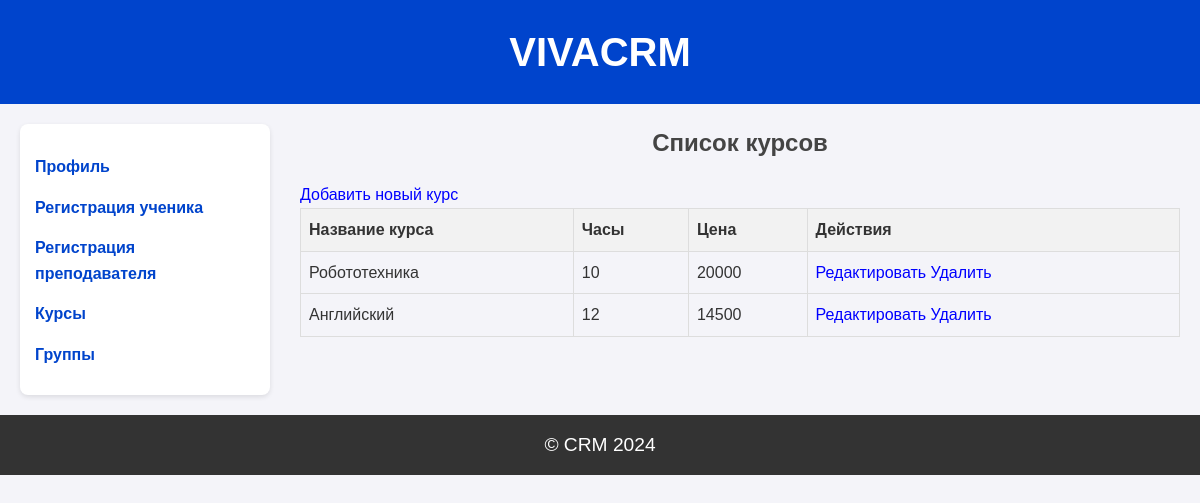
The page /courses (signed in) on the database as committed earlier.
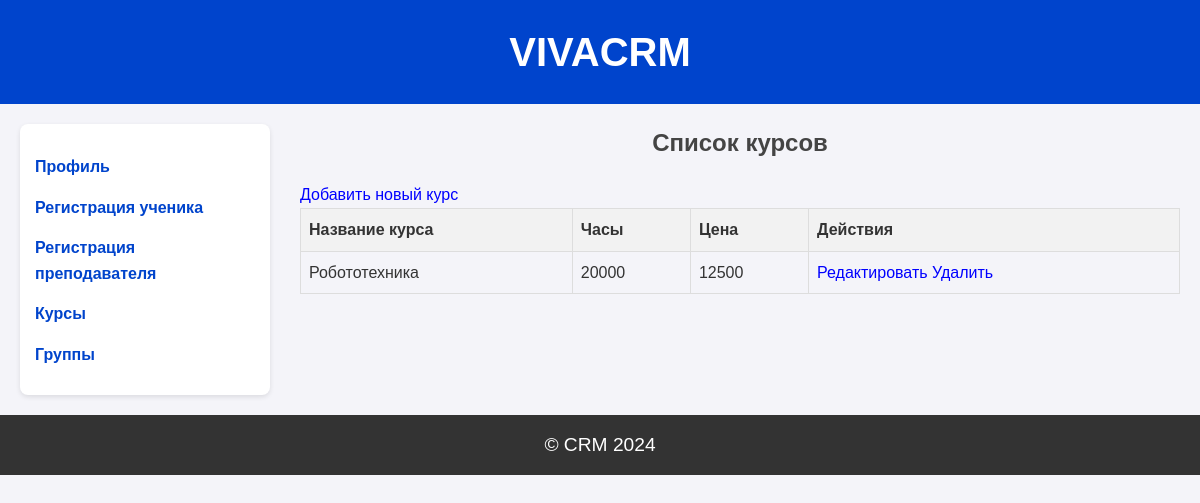
The same page on the database as committed later.
### models.py (models this page shows)
class Course(db.Model):
    id = db.Column(db.Integer, primary_key=True)
    course_name = db.Column(db.String(100), nullable=False)
    academic_hours = db.Column(db.Integer, nullable=False)
    price = db.Column(db.Integer, nullable=False)
    teachers = db.relationship('ManageTeacher', back_populates='course')
    students = db.relationship('ManageStudent', back_populates='course')

### app.py (the view)
@app.route('/courses', methods=['GET'])
@login_required
@role_required('Администратор')
def list_courses():
    administrator = Administrator.query.filter_by(admin_id=current_user.id).first()
    courses = Course.query.all()
    return render_template('courses.html', courses=courses, administrator=administrator)

### app.py (called while the page is built)
@login_manager.user_loader
def load_user(user_id):
    return Users.query.get(int(user_id))

def role_required(role):
    def decorator(f):
        @wraps(f)
        def wrapped(*args, **kwargs):
            if not current_user.is_authenticated or current_user.role != role:
                flash('Недостаточно прав доступа')
                return redirect(url_for('login'))
            return f(*args, **kwargs)
        return wrapped
    return decorator

### templates/courses.html (shortened to what this page needs)
{% extends "base_administrator.html" %}
{% block content %}
<h2>Список курсов</h2>
<a href="{{ url_for('add_course') }}">Добавить новый курс</a>
<table>
    <thead>
        <tr>
            <th>Название курса</th>
            <th>Часы</th>
            <th>Цена</th>
            <th>Действия</th>
        </tr>
    </thead>
    <tbody>
        {% for course in courses %}
        <tr>
            <td>{{ course.course_name }}</td>
            <td>{{ course.academic_hours }}</td>
            <td>{{ course.price }}</td>
            <td>
                <a href="{{ url_for('edit_course', id=course.id) }}">Редактировать</a>
                <a href="{{ url_for('delete_course', id=course.id) }}">Удалить</a>
            </td>
        </tr>
        {% endfor %}
    </tbody>
</table>
{% endblock %}

### templates/base_administrator.html (shortened to what this page needs)
<!DOCTYPE html>
<html lang="en">
<head>
    <link rel="stylesheet" href="{{ url_for('static', filename='styles/base_administrator.css') }}">
    <link rel="stylesheet" href="{{ url_for('static', filename='styles/administrator_dasboard.css') }}">
    <link rel="stylesheet" href="{{ url_for('static', filename='styles/register_student.css') }}">
    <link rel="stylesheet" href="{{ url_for('static', filename='styles/register_teacher.css') }}">
    <link rel="stylesheet" href="{{ url_for('static', filename='styles/course.css') }}">
</head>
<body>
    <header>
        <h1 class="header-title">VIVACRM</h1>
    </header>
    <div class="container">
        <aside>
            <ul>
                <li><a href="{{ url_for('administrator_dashboard', id=administrator.id) }}">Профиль</a></li>
                <li><a href="{{ url_for('register_student') }}">Регистрация ученика</a></li>
                <li><a href="{{ url_for('register_teacher') }}">Регистрация преподавателя</a></li>
                <li><a href="{{ url_for('list_courses') }}">Курсы</a></li>
                <li><a href="{{ url_for('list_groups') }}">Группы</a></li>
            </ul>
        </aside>
        <main>
            {% block content %}
            {% endblock %}
        </main>
    </div>
    <footer>
        <p>&copy; CRM 2024</p>
    </footer>
</body>
</html>

### static/styles/base_administrator.css (style rules this page uses)
* { margin: 0; padding: 0; box-sizing: border-box; }
body { font-family: Arial, sans-serif; line-height: 1.6; background-color: #f4f4f4; color: #333; }
header { background-color: #0044cc; padding: 20px; text-align: center; color: white; }
.header-title { font-size: 2.5em; font-weight: bold; }
footer { text-align: center; padding: 10px; background-color: #333; color: white; }
.container { display: flex; justify-content: space-between; padding: 20px; }
aside { width: 250px; background-color: #ffffff; border-radius: 8px; box-shadow: 0 2px 5px rgba(0, 0, 0, 0.1); padding: 15px; }
aside ul { list-style-type: none; }
aside li { margin: 15px 0; }
aside a { text-decoration: none; color: #0044cc; font-weight: bold; }
main { flex: 1; padding-left: 30px; }

### static/styles/administrator_dasboard.css (style rules this page uses)
.container { flex-direction: row; }
aside ul li { margin-bottom: 12px; }
footer { background-color: #333; color: #ffffff; text-align: center; padding: 15px; font-size: 1.2em; }

### static/styles/register_student.css (style rules this page uses)
body { font-family: Arial, sans-serif; line-height: 1.6; margin: 0; padding: 0; background-color: #f4f4f9; color: #333; }
h2, h3 { text-align: center; margin-bottom: 20px; color: #444; }

### static/styles/register_teacher.css (style rules this page uses)
body { font-family: Arial, sans-serif; line-height: 1.6; margin: 0; padding: 0; background-color: #f4f4f9; color: #333; }
h2, h3 { text-align: center; margin-bottom: 20px; color: #444; }

### static/styles/course.css (style rules this page uses)
table { width: 100%; border-collapse: collapse; }
th, td { border: 1px solid #ddd; padding: 8px; }
th { background-color: #f2f2f2; text-align: left; }
a { text-decoration: none; color: blue; }

Rows that differ between the two databases and show on the page:
removed Course: course_name "Английский", academic_hours "12", price "14500"
changed Course "Робототехника": academic_hours "10" → "20000"; price "20000" → "12500"
